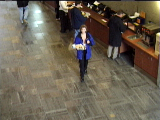
%> input picture test_wallflower_bootstrap/b00299.bmp, 160 x 120 px
$ octave test_script.m   (GNU Octave 9; MATLAB toolbox functions it lacks are replaced by stand-ins)
%> lines starting %> are read from the running program, lines starting %| are printed output that depends on the picture
### rob_testing/NoiseLevel.m
% NoiseLevel estimates noise level of input single noisy image.
%
% [nlevel th num] = NoiseLevel(img,patchsize,decim,conf,itr)
%
%Output parameters
% nlevel: estimated noise levels.
% th: threshold to extract weak texture patches at the last iteration.
% num: number of extracted weak texture patches at the last iteration.
%
% The dimension output parameters is same to channels of the input image.
%
%
%Input parameters
% img: input single image
% patchsize (optional): patch size (default: 7)
% decim (optional): decimation factor. If you put large number, the calculation will be accelerated. (default: 0)
% conf (optional): confidence interval to determin the threshold for the weak texture. In this algorithm, this value is usually set the value very close to one. (default: 0.99)
% itr (optional): number of iteration. (default: 3)
%
%Example:
% img = double(imread('img.png'));
% nlevel = NoiseLevel(img);
%
%Reference:
% Xinhao Liu, Masayuki Tanaka and Masatoshi Okutomi
% Noise Level Estimation Using Weak Textured Patches of a Single Noisy Image
% IEEE International Conference on Image Processing (ICIP), 2012.
%
% Xinhao Liu, Masayuki Tanaka and Masatoshi Okutomi
% Single-Image Noise Level Estimation for Blind Denoising Noisy Image
% IEEE Transactions on Image Processing, Vol.22, No.12, pp.5226-5237, December, 2013.
%
% version: 20150203
%%%%%%%%%%%%%%%%%%%%%%%%%%%%%%%%%%%%%%%%%%%%%%%%%%%%%%%%%%%%%%%%%
% Noise Level Estimation:                                       %
%                                                               %
% Copyright (C) 2012-2015 Masayuki Tanaka. All rights reserved. %
%                    mtanaka@ctrl.titech.ac.jp                  %
%                                                               %
%%%%%%%%%%%%%%%%%%%%%%%%%%%%%%%%%%%%%%%%%%%%%%%%%%%%%%%%%%%%%%%%%
function [nlevel th num] = NoiseLevel(img,patchsize,decim,conf,itr)
if( ~exist('itr', 'var') )
    itr = 3;
end
if( ~exist('conf', 'var') )
    conf = 1-1E-6;
end
if( ~exist('decim', 'var') )
    decim = 0;
end
if( ~exist('patchsize', 'var') )
    patchsize = 7;
end
kh = [-1/2,0,1/2];
imgh = imfilter(img,kh,'replicate');
imgh = imgh(:,2:size(imgh,2)-1,:);
imgh = imgh .* imgh;
kv = kh';
imgv = imfilter(img,kv,'replicate');
imgv = imgv(2:size(imgv,1)-1,:,:);
imgv = imgv .* imgv;
Dh = my_convmtx2(kh,patchsize,patchsize);
Dv = my_convmtx2(kv,patchsize,patchsize);
DD = Dh'*Dh+Dv'*Dv;
r = rank(DD);
Dtr = trace(DD);
tau0 = gaminv(conf,double(r)/2, 2.0 * Dtr / double(r));
% [4 lines of commented-out code are left out]
for cha=1:size(img,3)
	X = im2col(img(:,:,cha),[patchsize patchsize]);
	Xh = im2col(imgh(:,:,cha),[patchsize patchsize-2]);
	Xv = im2col(imgv(:,:,cha),[patchsize-2 patchsize]);

	Xtr = sum(vertcat(Xh,Xv));
	if( decim > 0 )
	    XtrX = vertcat(Xtr,X);
	    XtrX = sortrows(XtrX')';
	    p = floor(size(XtrX,2)/(decim+1));
	    p = [1:p] * (decim+1);
	    Xtr = XtrX(1,p);
	    X = XtrX(2:size(XtrX,1),p);
	end
	%%%%% noise level estimation %%%%%
    tau = Inf;
    if( size(X,2) < size(X,1) )
        sig2 = 0;
    else
        cov = X*X'/(size(X,2)-1);
        d = eig(cov);
        sig2 = d(1);
    end

	for i=2:itr
	%%%%% weak texture selectioin %%%%%
	    tau = sig2 * tau0;
	    p = (Xtr<tau);
	    Xtr = Xtr(:,p);
	    X = X(:,p);

	    %%%%% noise level estimation %%%%%
        if( size(X,2) < size(X,1) )
            break;
        end
	    cov = X*X'/(size(X,2)-1);
	    d = eig(cov);
	    sig2 = d(1);
	end
	nlevel(cha) = sqrt(sig2);
	th(cha) = tau;
	num(cha) = size(X,2);
end
%%%%%%%%%%%%%%%%%%%%%%%%%%%%%%%%%%%%%%%%%%%%%%%%%%%%%%%%%%%%
%%%%%%%%%%%%%%%%%%%%%%%%%%%%%%%%%%%%%%%%%%%%%%%%%%%%%%%%%%%%
function T = my_convmtx2(H, m, n)
s = size(H);
T = zeros((m-s(1)+1) * (n-s(2)+1), m*n);
k = 1;
for i=1:(m-s(1)+1)
 for j=1:(n-s(2)+1)

  for p=1:s(1)
   T(k,(i-1+p-1)*n+(j-1)+1:(i-1+p-1)*n+(j-1)+1+s(2)-1) = H(p,:);
  end

  k = k + 1;
 end
end

### rob_testing/LoR_noisy_test.m
function [ Uhat ] = LoR_noisy_test(M, r, k, noiselevel, verbose)
%
% ---FOR TESTING/DEBUGGING PURPOSES----
%
% function Uhat = LoR_noisy(M,r,k,noiselevel[,verbose])
%
%   Reconstruct subspace U from noisy data matrix M using R2PCA
%
%   ----- USAGE -----
% INPUTS
%  Required:
%       M               = input data (observation matrix)
%       r               = rank of target low-rank component
%       k               = "block size" parameter for noisy-variant
%       noiselevel      = noise level sigma (std dev) used to generate noise
%  Optional:
%       verbose         = =1 to display messages, =0 to not
%
% OUTPUTS
%       Uhat            = Reconstructed subspace U
%
%   [ See Supp B, Alg1 in: "Random Consensus Robust PCA" (Pimental 2017)
%      (https://danielpimentel.github.io/papers/R2PCA.pdf) ]

if nargin==0, dispFullUsage; return; end
if nargin<4, error('Not enough input args (run "help LoR_noisy" for usage)'); end
if nargin<5, verbose=0; end
if verbose>0, fprintf('\n---In LoR function...---\n'); end

[d,N] = size(M);    % Dimensions of the problem
A = zeros(d,0,'single');     % Matrix to store the information of the projections

otic = tic;

while rank(A)<d-r
    % Loop to get d-r subspace projs (used to "stitch" together U)
    for outerind=1:d-r
    %     disp(outerind);
        itic = tic;

        % * omega_i : r+1 random column indices
        omega_i = sort(randsample(d,r+1));

        % * kappa_i : k random indices, including omega_i
        new_inds = randsample(setdiff(1:d, omega_i), k-r-1);
        kappa_i = sort(union(omega_i, new_inds));
        if length(kappa_i)~=length(unique(kappa_i)) || length(kappa_i)~=k
            warning('Error- kappa_i has incompatible dimension (should be length k)');
        end

        % * M_kappa_i : extract kappa_i rows from data matrix M
        M_kappa_i = M(kappa_i,:);

        %%% Repeat: extract k random cols of M_kappa_i <- M'_kappa_i
        %%% Until:  (r+1)th sing val of M'_kappa_i <= noise level
        %
        sval_rplus1 = noiselevel * 1e3;  % note: arbitrary starting value
    %     cnt=0; errs=[];
        while sval_rplus1>noiselevel
            kcols = sort(randsample(N,k));       % this is random "k" col inds in paper
            M_prime_kappa_i = M_kappa_i(:,kcols);      % M'_kappa_i matrix
    %         svals = svds(M_prime_kappa_i, r+1);   % the first r+1 svdvals of M'_kappa_i
            [~,svals,~] = svd(M_prime_kappa_i,"econ","vector");
            sval_rplus1 = svals(end);    % the r+1th svdval
    % [4 lines of commented-out code are left out]
        end
    %     disp('svalr1 found');

        % Get r-leading left singular vectors of M'_kappa_i [Alg1 lines 14-15]
        [Vtmp,~,~] = svd(M_prime_kappa_i);
        V_kappa_i = Vtmp(:,1:r);

        % * v_i : extract subset of r entries of omega_i [Alg1 lines 16-17]
        %  [NOTE: Alg1 says "subset of kappa_i", but it SHOULD BE omega_i]
        v_i = sort(randsample(omega_i, r));

        % vec of j values : find elements of ki not in vi [Alg1 line 18]
        js = setdiff(kappa_i, v_i);

        % iterate through j (element of kappa_i NOT IN v_i) [Alg1 line 18]
        for ind=1:length(js)
            % an
            j = js(ind);
            % omega_ij = (v_i UNION j)  [Alg1 line 19]
            omega_ij = sort(union(v_i, j));
            % V_omega_ij = omega_ij rows of V_kappa_i
            V_omega_ij = V_kappa_i(ismember(kappa_i,omega_ij),:);
            % nonzero vec in ker(transpose(V_omega_ij)) [Alg1 lines 20-21]
            a_omega_ij = null(V_omega_ij');
            % double check a_omega_ij is nonzero vector
            if ~isempty(a_omega_ij) && (nnz(a_omega_ij==0)~=numel(a_omega_ij))
                % insert a_omega_ij into A [Alg1 lines 22-23]
                aij = zeros(d,1);
                aij(omega_ij) = a_omega_ij;
                A(:,end+1) = single(aij);
            end
        end
        itoc = toc(itic); if mod(outerind,1000)==0,disp(itoc); end
    end
end

otoc = toc(otic);
disp(otoc);

% Get subspace Uhat = last r left SingVecs of A (which appx.'s ker(A.T))
[Ua, ~, ~] = svd(A);
[Ua, ~, ~] = svd((A),"econ","vector");
Uhat = Ua(:,end-r+1:end);
% Uhat = orth(Uhat);

end


% [37 lines left out: functions dispUsage, dispFullUsage, not called in this run]

### test_wallflower_bootstrap/test_script.m


addpath('/Users/robertjones/Desktop/W23/553/project/clean_04112023');

cd /Users/robertjones/Desktop/W23/553/project/clean_04112023/test_wallflower_bootstrap

testImageDir = pwd; %'/Users/robertjones/Desktop/W23/553/project/data/wallflower/Bootstrap';
testImageName = 'b00299.bmp';
testImagePath = [testImageDir filesep testImageName];
testimage = imread(testImagePath);
%> testimage is the input picture: size 120x160x3 uint8; mean R, G, B 107.8, 98.7, 83.2

% [6 lines of commented-out code are left out]
M = im2double(testimage);
Mgray = rgb2gray(M);
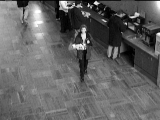
%> Mgray: size 120x160 double; min 0, max 1, mean 0.391
Mmod = Mgray - mean(Mgray);
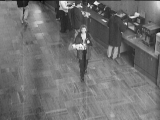
%> Mmod: size 120x160 double; min -0.542, max 0.68, mean -2.81e-17; drawn with min black and max white


[COEFF, SCORE, LATENT] = pca(Mmod);
%> LATENT = 119 values, max 1.55 at index 1, min 1.07e-05 at index 119, mean 0.0313
pctvar = zeros(size(LATENT));
for ii=1:length(LATENT)
    pctvar(ii) = sum(LATENT(1:ii))/sum(LATENT);
end
%> after the loop, pctvar = 119 values from 0.415 to 1

recimage = SCORE(:,1:5)*COEFF(:,1:5)';
figure;
subplot(121); imshow(recimage,[]); title('pca 5');
%> after `imshow(recimage,[])`:
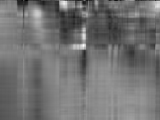
%> displayed picture: size 120x160, on the screen's scale of 0 to 255; min 0, max 255, mean 114.2
subplot(122); imshow(Mmod,[]); title('orig');


trueImageDir = pwd; %'/Users/robertjones/Desktop/W23/553/project/data/wallflower/Bootstrap';
trueImageName = 'hand_segmented_00299.bmp';
trueImagePath = [trueImageDir filesep trueImageName];
trueimage = imread(trueImagePath);
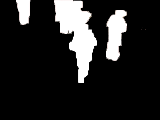
%> input picture test_wallflower_bootstrap/hand_segmented_00299.BMP, 160 x 120 px
%> trueimage is the input picture: size 120x160x3 uint8; mean R, G, B 37, 36.8, 36.8
truegray = rgb2gray(trueimage);
truegray = im2double(truegray);
%> truegray: size 120x160 double


r_est = 10;
k = 20;
% k = r_est*2;
% n_est = 0.1;
[n_est, ~, ~] = NoiseLevel(Mgray);
%> in NoiseLevel, `imgv = imgv(2:size(imgv,1)-1,:,:);`:
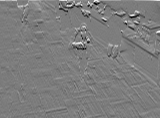
%> imgv: size 118x160 double; min -0.449, max 0.467, mean 0.00164; drawn with min black and max white
%> in NoiseLevel, `imgv = imgv .* imgv;`:
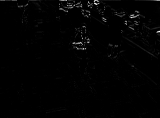
%> imgv: size 118x160 double; min 0, max 0.218, mean 0.00252; drawn with min black and max white
%> the loop in NoiseLevel, `for cha=1:size(img,3)` made 1 pass
%> pass 1, in NoiseLevel, `cov = X*X'/(size(X,2)-1);`:
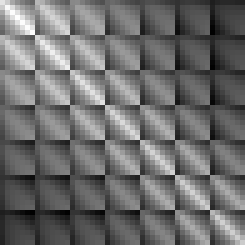
%> cov: size 49x49 double (shown 5 times larger); min 0.166, max 0.184, mean 0.174; drawn with min black and max white
%> n_est = 0.00421

[ Uhat ] = LoR_noisy_test(Mgray, r_est, k, sqrt(n_est));
%> the run ends on the next line
